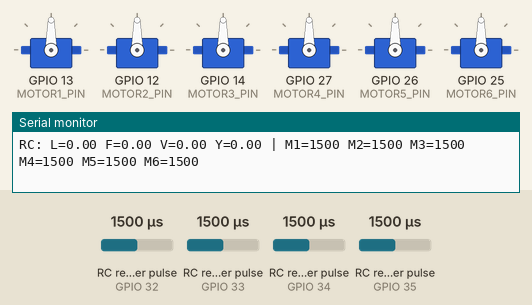
This sketch was run on a simulated ESP32. Shown: 6 × servo, the last lines printed to the serial monitor. Wiring (inferred from the names in the program): 4 × RC receiver channel: data GPIO 32 / data GPIO 33 / data GPIO 34 / data GPIO 35. Inputs (shaded band) come from the test bench; at power-on: RC receiver pulse (sensors on GPIO 32, GPIO 33, GPIO 34, GPIO 35) 1500 µs.

Above: at 6.2 s.
6.3 s: RC receiver pulse (sensor on GPIO 32) set to 1020 µs
At 6.7 s:
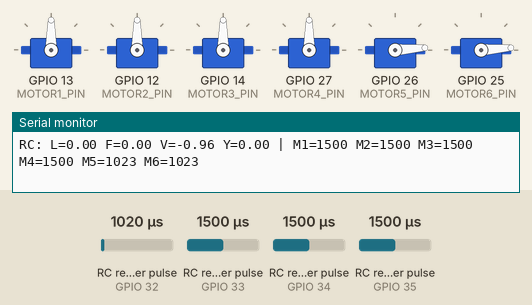
7.8 s: RC receiver pulse (sensor on GPIO 33) set to 1020 µs
At 9.0 s:
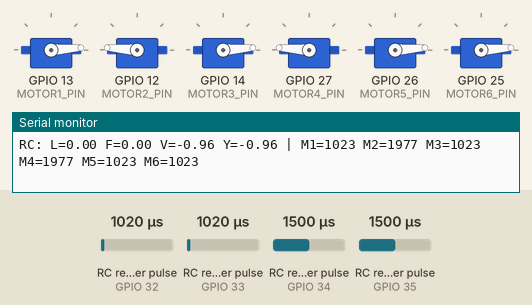
9.3 s: RC receiver pulse (sensor on GPIO 34) set to 1020 µs
At 10.0 s:
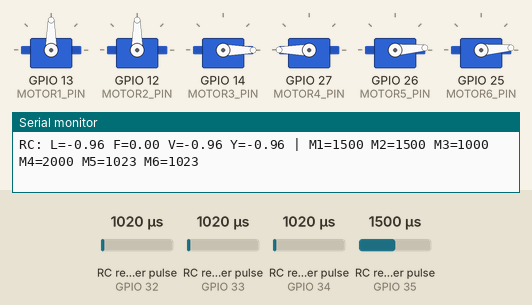
10.8 s: RC receiver pulse (sensor on GPIO 35) set to 1020 µs
At 12.0 s:
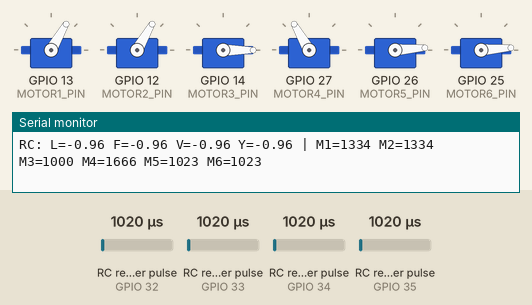
12.3 s: RC receiver pulse (sensor on GPIO 32) set to 1250 µs
At 13.4 s:
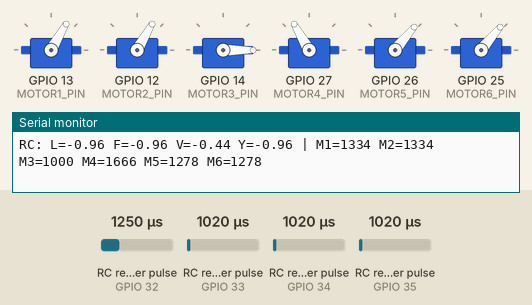
13.8 s: RC receiver pulse (sensor on GPIO 33) set to 1250 µs
At 14.5 s:
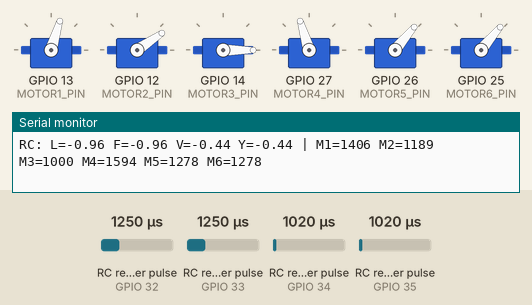
Timing chart, 0 to 16.3 s (numbered marks = the images above; inputs shaded):
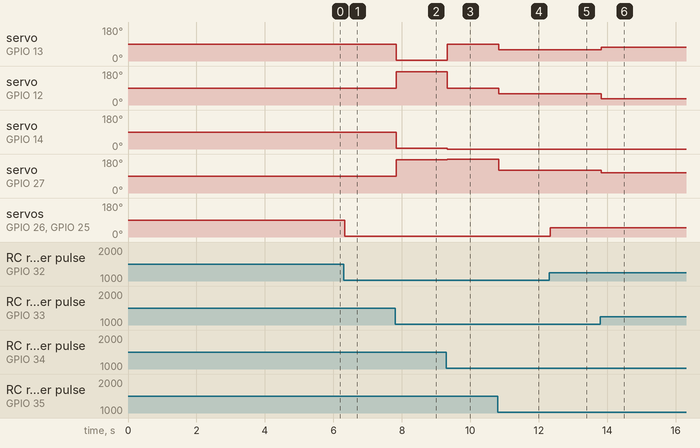

Measured:
- after the input at 6.3 s, servo on GPIO 26 (MOTOR5_PIN), servo on GPIO 25 (MOTOR6_PIN): 90° → 4° at once
- after the input at 7.8 s, servo on GPIO 13 (MOTOR1_PIN), servo on GPIO 14 (MOTOR3_PIN): 90° → 4° at once; servo on GPIO 12 (MOTOR2_PIN), servo on GPIO 27 (MOTOR4_PIN): 90° → 176° at once
- after the input at 9.3 s, servo on GPIO 13 (MOTOR1_PIN): 4° → 90° at once; servo on GPIO 12 (MOTOR2_PIN): 176° → 90° at once; servo on GPIO 14 (MOTOR3_PIN): 4° → 0° at once; servo on GPIO 27 (MOTOR4_PIN): 176° → 180° at once
- after the input at 10.8 s, servo on GPIO 13 (MOTOR1_PIN), servo on GPIO 12 (MOTOR2_PIN): 90° → 60° at once; servo on GPIO 27 (MOTOR4_PIN): 180° → 120° at once
- after the input at 12.3 s, servo on GPIO 26 (MOTOR5_PIN), servo on GPIO 25 (MOTOR6_PIN): 4° → 50° at once
- after the input at 13.8 s, servo on GPIO 13 (MOTOR1_PIN): 60° → 73° at once; servo on GPIO 12 (MOTOR2_PIN): 60° → 34° at once; servo on GPIO 27 (MOTOR4_PIN): 120° → 107° at once

The sketch:

code.ino
```cpp
// ============================================================
// ROV Motor Mixer — ESP32 (Clean Signal Version)
// ============================================================
#include <ESP32Servo.h>

// ===================== PIN DEFINITIONS =====================
const int RC_CH1_PIN = 34;  // Crab (lateral) — Right stick X
const int RC_CH2_PIN = 35;  // Forward/Back   — Right stick Y
const int RC_CH3_PIN = 32;  // Vertical       — Left stick Y
const int RC_CH4_PIN = 33;  // Yaw (turn)     — Left stick X

const int MOTOR1_PIN = 13;  // Front-Left
const int MOTOR2_PIN = 12;  // Front-Right
const int MOTOR3_PIN = 14;  // Back-Left
const int MOTOR4_PIN = 27;  // Back-Right
const int MOTOR5_PIN = 26;  // Vertical Left
const int MOTOR6_PIN = 25;  // Vertical Right

// ===================== CONFIGURATION =======================
const int RC_MID   = 1500;
const int DEADZONE = 50;
const int ESC_MID  = 1500;

// ===================== OBJECTS ==============================
Servo motor[6];
const int motorPins[6] = {MOTOR1_PIN, MOTOR2_PIN, MOTOR3_PIN,
                          MOTOR4_PIN, MOTOR5_PIN, MOTOR6_PIN};

volatile unsigned long chRiseTime[4] = {0, 0, 0, 0};
volatile unsigned long chPulseWidth[4] = {1500, 1500, 1500, 1500};

// ===================== ISRs =================================
void IRAM_ATTR ch1ISR() {
  if (digitalRead(RC_CH1_PIN) == HIGH) chRiseTime[0] = micros();
  else { unsigned long pw = micros() - chRiseTime[0]; if (pw >= 800 && pw <= 2200) chPulseWidth[0] = pw; }
}
void IRAM_ATTR ch2ISR() {
  if (digitalRead(RC_CH2_PIN) == HIGH) chRiseTime[1] = micros();
  else { unsigned long pw = micros() - chRiseTime[1]; if (pw >= 800 && pw <= 2200) chPulseWidth[1] = pw; }
}
void IRAM_ATTR ch3ISR() {
  if (digitalRead(RC_CH3_PIN) == HIGH) chRiseTime[2] = micros();
  else { unsigned long pw = micros() - chRiseTime[2]; if (pw >= 800 && pw <= 2200) chPulseWidth[2] = pw; }
}
void IRAM_ATTR ch4ISR() {
  if (digitalRead(RC_CH4_PIN) == HIGH) chRiseTime[3] = micros();
  else { unsigned long pw = micros() - chRiseTime[3]; if (pw >= 800 && pw <= 2200) chPulseWidth[3] = pw; }
}

// ===================== HELPERS ==============================
float normalizeRC(unsigned long pulseWidth) {
  int pw = constrain((int)pulseWidth, 1000, 2000);
  int diff = pw - RC_MID;
  if (abs(diff) < DEADZONE) return 0.0f;
  float sign = (diff > 0) ? 1.0f : -1.0f;
  float magnitude = (float)(abs(diff) - DEADZONE) / (float)(500 - DEADZONE);
  return constrain(sign * magnitude, -1.0f, 1.0f);
}

int mixToESC(float value) {
  if (value == 0.0f) return ESC_MID;
  value = constrain(value, -1.0f, 1.0f);
  return ESC_MID + (int)(value * 500.0f);
}

void writeAllMotors(int us) {
  for (int i = 0; i < 6; i++) motor[i].writeMicroseconds(us);
}

// ===================== SETUP ================================
void setup() {
  Serial.begin(115200);
  Serial.println("ROV Motor Mixer Starting...");

  pinMode(RC_CH1_PIN, INPUT);
  pinMode(RC_CH2_PIN, INPUT);
  pinMode(RC_CH3_PIN, INPUT);
  pinMode(RC_CH4_PIN, INPUT);

  attachInterrupt(digitalPinToInterrupt(RC_CH1_PIN), ch1ISR, CHANGE);
  attachInterrupt(digitalPinToInterrupt(RC_CH2_PIN), ch2ISR, CHANGE);
  attachInterrupt(digitalPinToInterrupt(RC_CH3_PIN), ch3ISR, CHANGE);
  attachInterrupt(digitalPinToInterrupt(RC_CH4_PIN), ch4ISR, CHANGE);

  for (int i = 0; i < 6; i++) {
    motor[i].attach(motorPins[i], 1000, 2000);
    motor[i].writeMicroseconds(1500);
  }

  Serial.println("Arming ESCs... hold 1500us for 5 seconds");
  for (int i = 0; i < 50; i++) { writeAllMotors(1500); delay(100); }
  Serial.println("ESCs armed. Ready to go.");
}

// ===================== MAIN LOOP ============================
void loop() {
  float lateral  = normalizeRC(chPulseWidth[0]);  // CH1: Crab
  float forward  = normalizeRC(chPulseWidth[1]);  // CH2: Forward/back
  float vertical = normalizeRC(chPulseWidth[2]);  // CH3: Vertical
  float yaw      = normalizeRC(chPulseWidth[3]);  // CH4: Yaw

  // Motor mixing:
  //   Crab:    M1=M4 (same direction), M2=M3 (opposite direction)
  //   Forward: all same
  //   Yaw:     M1=M3 (same), M2=M4 (opposite)
  //
  //          Forward  Lateral  Yaw
  //   M1:     +1       +1      +1
  //   M2:     +1       -1      -1
  //   M3:     +1       -1      +1
  //   M4:     +1       +1      -1

  float m1 =  forward - lateral + yaw;   // Front-Left
  float m2 =  forward + lateral - yaw;   // Front-Right
  float m3 =  forward + lateral + yaw;   // Back-Left
  float m4 =  forward - lateral - yaw;   // Back-Right
  float m5 =  vertical;
  float m6 =  vertical;

  float maxVal = max(max(abs(m1), abs(m2)), max(abs(m3), abs(m4)));
  if (maxVal > 1.0f) { m1 /= maxVal; m2 /= maxVal; m3 /= maxVal; m4 /= maxVal; }

  m5 = constrain(m5, -1.0f, 1.0f);
  m6 = constrain(m6, -1.0f, 1.0f);

  if (lateral == 0.0f && forward == 0.0f && vertical == 0.0f && yaw == 0.0f) {
    writeAllMotors(1500);
  } else {
    motor[0].writeMicroseconds(mixToESC(m1));
    motor[1].writeMicroseconds(mixToESC(m2));
    motor[2].writeMicroseconds(mixToESC(m3));
    motor[3].writeMicroseconds(mixToESC(m4));
    motor[4].writeMicroseconds(mixToESC(m5));
    motor[5].writeMicroseconds(mixToESC(m6));
  }

  static unsigned long lastPrint = 0;
  if (millis() - lastPrint > 200) {
    lastPrint = millis();
    Serial.printf("RC: L=%.2f F=%.2f V=%.2f Y=%.2f | "
                  "M1=%d M2=%d M3=%d M4=%d M5=%d M6=%d\n",
                  lateral, forward, vertical, yaw,
                  mixToESC(m1), mixToESC(m2), mixToESC(m3),
                  mixToESC(m4), mixToESC(m5), mixToESC(m6));
  }

  delay(20);
}
```
